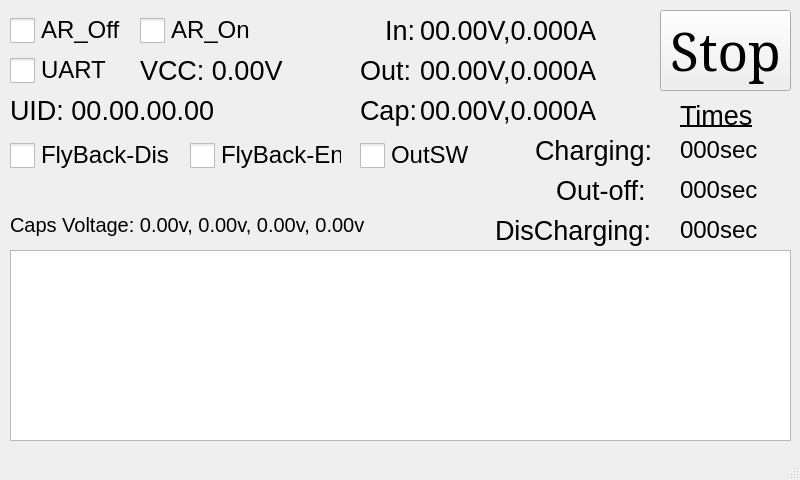
<?xml version="1.0" encoding="UTF-8"?>
<ui version="4.0">
 <class>Testing</class>
 <widget class="QMainWindow" name="Testing">
  <property name="geometry">
   <rect>
    <x>0</x>
    <y>0</y>
    <width>800</width>
    <height>480</height>
   </rect>
  </property>
  <property name="windowTitle">
   <string>Testing...</string>
  </property>
  <widget class="QWidget" name="centralwidget">
   <widget class="QPushButton" name="BtnStop">
    <property name="geometry">
     <rect>
      <x>660</x>
      <y>10</y>
      <width>131</width>
      <height>81</height>
     </rect>
    </property>
    <property name="font">
     <font>
      <family>Serif</family>
      <pointsize>40</pointsize>
     </font>
    </property>
    <property name="toolTip">
     <string extracomment="Start New Test"/>
    </property>
    <property name="text">
     <string>Stop</string>
    </property>
   </widget>
   <widget class="QCheckBox" name="CBox_AR_Off">
    <property name="enabled">
     <bool>true</bool>
    </property>
    <property name="geometry">
     <rect>
      <x>10</x>
      <y>5</y>
      <width>120</width>
      <height>50</height>
     </rect>
    </property>
    <property name="font">
     <font>
      <pointsize>18</pointsize>
     </font>
    </property>
    <property name="tabletTracking">
     <bool>false</bool>
    </property>
    <property name="styleSheet">
     <string notr="true">QCheckBox::indicator {
    width: 25px;
    height: 25px;
}
</string>
    </property>
    <property name="text">
     <string>AR_Off</string>
    </property>
    <property name="iconSize">
     <size>
      <width>32</width>
      <height>32</height>
     </size>
    </property>
    <property name="checkable">
     <bool>true</bool>
    </property>
    <property name="checked">
     <bool>false</bool>
    </property>
    <property name="tristate">
     <bool>false</bool>
    </property>
   </widget>
   <widget class="QCheckBox" name="CBox_AR_On">
    <property name="geometry">
     <rect>
      <x>140</x>
      <y>5</y>
      <width>120</width>
      <height>50</height>
     </rect>
    </property>
    <property name="font">
     <font>
      <pointsize>18</pointsize>
     </font>
    </property>
    <property name="styleSheet">
     <string notr="true">QCheckBox::indicator {
    width: 25px;
    height: 25px;
}
</string>
    </property>
    <property name="text">
     <string>AR_On</string>
    </property>
   </widget>
   <widget class="QCheckBox" name="CBox_UART">
    <property name="geometry">
     <rect>
      <x>10</x>
      <y>45</y>
      <width>110</width>
      <height>50</height>
     </rect>
    </property>
    <property name="font">
     <font>
      <pointsize>18</pointsize>
     </font>
    </property>
    <property name="styleSheet">
     <string notr="true">QCheckBox::indicator {
    width: 25px;
    height: 25px;
}
</string>
    </property>
    <property name="text">
     <string>UART</string>
    </property>
   </widget>
   <widget class="QLabel" name="label_T4">
    <property name="geometry">
     <rect>
      <x>10</x>
      <y>85</y>
      <width>341</width>
      <height>50</height>
     </rect>
    </property>
    <property name="font">
     <font>
      <pointsize>20</pointsize>
     </font>
    </property>
    <property name="text">
     <string>UID: 00.00.00.00</string>
    </property>
   </widget>
   <widget class="QTextBrowser" name="TBrowser_msg">
    <property name="geometry">
     <rect>
      <x>10</x>
      <y>250</y>
      <width>781</width>
      <height>191</height>
     </rect>
    </property>
    <property name="styleSheet">
     <string notr="true">QTextBrowser QScrollBar:vertical {
    width: 40px;              /* scrollbar width */
}</string>
    </property>
   </widget>
   <widget class="QLabel" name="label_T3">
    <property name="geometry">
     <rect>
      <x>140</x>
      <y>45</y>
      <width>181</width>
      <height>50</height>
     </rect>
    </property>
    <property name="font">
     <font>
      <pointsize>20</pointsize>
     </font>
    </property>
    <property name="text">
     <string>VCC: 0.00V</string>
    </property>
   </widget>
   <widget class="QLabel" name="label_allCaps">
    <property name="geometry">
     <rect>
      <x>10</x>
      <y>200</y>
      <width>441</width>
      <height>50</height>
     </rect>
    </property>
    <property name="font">
     <font>
      <pointsize>15</pointsize>
     </font>
    </property>
    <property name="text">
     <string>Caps Voltage: 0.00v, 0.00v, 0.00v, 0.00v</string>
    </property>
   </widget>
   <widget class="QLabel" name="label_IN_Data">
    <property name="geometry">
     <rect>
      <x>420</x>
      <y>5</y>
      <width>210</width>
      <height>50</height>
     </rect>
    </property>
    <property name="font">
     <font>
      <pointsize>20</pointsize>
     </font>
    </property>
    <property name="text">
     <string>00.00V,0.000A</string>
    </property>
   </widget>
   <widget class="QLabel" name="label_OUT_Data">
    <property name="geometry">
     <rect>
      <x>420</x>
      <y>45</y>
      <width>210</width>
      <height>50</height>
     </rect>
    </property>
    <property name="font">
     <font>
      <pointsize>20</pointsize>
     </font>
    </property>
    <property name="text">
     <string>00.00V,0.000A</string>
    </property>
   </widget>
   <widget class="QLabel" name="label">
    <property name="geometry">
     <rect>
      <x>385</x>
      <y>5</y>
      <width>31</width>
      <height>50</height>
     </rect>
    </property>
    <property name="font">
     <font>
      <pointsize>20</pointsize>
     </font>
    </property>
    <property name="layoutDirection">
     <enum>Qt::LeftToRight</enum>
    </property>
    <property name="text">
     <string>In:</string>
    </property>
   </widget>
   <widget class="QLabel" name="label_2">
    <property name="geometry">
     <rect>
      <x>360</x>
      <y>45</y>
      <width>55</width>
      <height>50</height>
     </rect>
    </property>
    <property name="font">
     <font>
      <pointsize>20</pointsize>
     </font>
    </property>
    <property name="layoutDirection">
     <enum>Qt::LeftToRight</enum>
    </property>
    <property name="text">
     <string>Out:</string>
    </property>
   </widget>
   <widget class="QLabel" name="label_3">
    <property name="geometry">
     <rect>
      <x>360</x>
      <y>85</y>
      <width>55</width>
      <height>50</height>
     </rect>
    </property>
    <property name="font">
     <font>
      <pointsize>20</pointsize>
     </font>
    </property>
    <property name="layoutDirection">
     <enum>Qt::LeftToRight</enum>
    </property>
    <property name="text">
     <string>Cap:</string>
    </property>
   </widget>
   <widget class="QLabel" name="label_Cap_Data">
    <property name="geometry">
     <rect>
      <x>420</x>
      <y>85</y>
      <width>210</width>
      <height>50</height>
     </rect>
    </property>
    <property name="font">
     <font>
      <pointsize>20</pointsize>
     </font>
    </property>
    <property name="text">
     <string>00.00V,0.000A</string>
    </property>
   </widget>
   <widget class="QCheckBox" name="CBox_flyback_Dis">
    <property name="enabled">
     <bool>true</bool>
    </property>
    <property name="geometry">
     <rect>
      <x>10</x>
      <y>130</y>
      <width>161</width>
      <height>50</height>
     </rect>
    </property>
    <property name="font">
     <font>
      <pointsize>18</pointsize>
     </font>
    </property>
    <property name="styleSheet">
     <string notr="true">QCheckBox::indicator {
    width: 25px;
    height: 25px;
}
</string>
    </property>
    <property name="text">
     <string>FlyBack-Dis</string>
    </property>
    <property name="iconSize">
     <size>
      <width>32</width>
      <height>32</height>
     </size>
    </property>
    <property name="checked">
     <bool>false</bool>
    </property>
   </widget>
   <widget class="QCheckBox" name="CBox_flyback_En">
    <property name="enabled">
     <bool>true</bool>
    </property>
    <property name="geometry">
     <rect>
      <x>190</x>
      <y>130</y>
      <width>151</width>
      <height>50</height>
     </rect>
    </property>
    <property name="font">
     <font>
      <pointsize>18</pointsize>
     </font>
    </property>
    <property name="styleSheet">
     <string notr="true">QCheckBox::indicator {
    width: 25px;
    height: 25px;
}
</string>
    </property>
    <property name="text">
     <string>FlyBack-En</string>
    </property>
    <property name="iconSize">
     <size>
      <width>32</width>
      <height>32</height>
     </size>
    </property>
    <property name="checked">
     <bool>false</bool>
    </property>
   </widget>
   <widget class="QCheckBox" name="CBox_OutSW">
    <property name="enabled">
     <bool>true</bool>
    </property>
    <property name="geometry">
     <rect>
      <x>360</x>
      <y>130</y>
      <width>121</width>
      <height>50</height>
     </rect>
    </property>
    <property name="font">
     <font>
      <pointsize>18</pointsize>
     </font>
    </property>
    <property name="styleSheet">
     <string notr="true">QCheckBox::indicator {
    width: 25px;
    height: 25px;
}
</string>
    </property>
    <property name="text">
     <string>OutSW</string>
    </property>
    <property name="iconSize">
     <size>
      <width>32</width>
      <height>32</height>
     </size>
    </property>
    <property name="checked">
     <bool>false</bool>
    </property>
   </widget>
   <widget class="QLabel" name="label_T8_time">
    <property name="geometry">
     <rect>
      <x>680</x>
      <y>165</y>
      <width>100</width>
      <height>50</height>
     </rect>
    </property>
    <property name="font">
     <font>
      <pointsize>18</pointsize>
     </font>
    </property>
    <property name="text">
     <string>000sec</string>
    </property>
   </widget>
   <widget class="QLabel" name="label_T9_time">
    <property name="geometry">
     <rect>
      <x>680</x>
      <y>205</y>
      <width>100</width>
      <height>50</height>
     </rect>
    </property>
    <property name="font">
     <font>
      <pointsize>18</pointsize>
     </font>
    </property>
    <property name="text">
     <string>000sec</string>
    </property>
   </widget>
   <widget class="QLabel" name="label_T5_time">
    <property name="geometry">
     <rect>
      <x>680</x>
      <y>125</y>
      <width>100</width>
      <height>50</height>
     </rect>
    </property>
    <property name="font">
     <font>
      <pointsize>18</pointsize>
     </font>
    </property>
    <property name="text">
     <string>000sec</string>
    </property>
   </widget>
   <widget class="QLabel" name="label_4">
    <property name="geometry">
     <rect>
      <x>680</x>
      <y>90</y>
      <width>81</width>
      <height>50</height>
     </rect>
    </property>
    <property name="font">
     <font>
      <pointsize>20</pointsize>
      <underline>true</underline>
     </font>
    </property>
    <property name="layoutDirection">
     <enum>Qt::LeftToRight</enum>
    </property>
    <property name="text">
     <string>Times</string>
    </property>
   </widget>
   <widget class="QLabel" name="label_5">
    <property name="geometry">
     <rect>
      <x>535</x>
      <y>125</y>
      <width>141</width>
      <height>50</height>
     </rect>
    </property>
    <property name="font">
     <font>
      <pointsize>20</pointsize>
     </font>
    </property>
    <property name="layoutDirection">
     <enum>Qt::LeftToRight</enum>
    </property>
    <property name="text">
     <string>Charging:</string>
    </property>
   </widget>
   <widget class="QLabel" name="label_6">
    <property name="geometry">
     <rect>
      <x>556</x>
      <y>165</y>
      <width>121</width>
      <height>50</height>
     </rect>
    </property>
    <property name="font">
     <font>
      <pointsize>20</pointsize>
     </font>
    </property>
    <property name="layoutDirection">
     <enum>Qt::LeftToRight</enum>
    </property>
    <property name="text">
     <string>Out-off:</string>
    </property>
   </widget>
   <widget class="QLabel" name="label_7">
    <property name="geometry">
     <rect>
      <x>495</x>
      <y>205</y>
      <width>181</width>
      <height>50</height>
     </rect>
    </property>
    <property name="font">
     <font>
      <pointsize>20</pointsize>
     </font>
    </property>
    <property name="layoutDirection">
     <enum>Qt::LeftToRight</enum>
    </property>
    <property name="text">
     <string>DisCharging:</string>
    </property>
   </widget>
  </widget>
  <widget class="QMenuBar" name="menubar">
   <property name="geometry">
    <rect>
     <x>0</x>
     <y>0</y>
     <width>800</width>
     <height>22</height>
    </rect>
   </property>
  </widget>
  <widget class="QStatusBar" name="statusbar"/>
  <action name="actionPush_Data">
   <property name="text">
    <string>Push Data</string>
   </property>
   <property name="font">
    <font>
     <family>Serif</family>
     <pointsize>20</pointsize>
    </font>
   </property>
  </action>
  <action name="actionShow_Voltage">
   <property name="text">
    <string>Show Voltage</string>
   </property>
  </action>
  <action name="actionAbout">
   <property name="text">
    <string>About</string>
   </property>
  </action>
  <action name="actionRe_Initial">
   <property name="text">
    <string>Re-Initial</string>
   </property>
  </action>
 </widget>
 <resources/>
 <connections/>
</ui>
